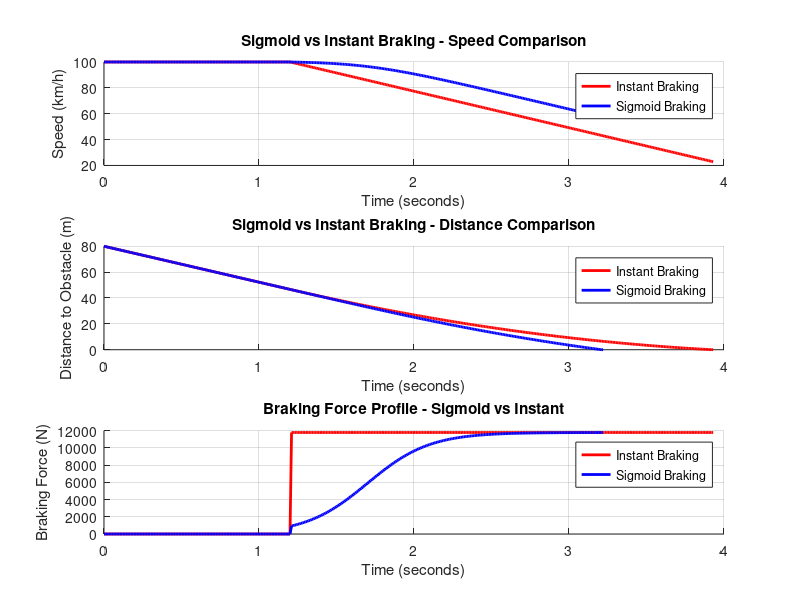

Write MATLAB code to recreate this figure.
%% AEB System - Sigmoid Braking
% Author: Garvit
% Tomas Bata University - July 2026

%% Parameters
m = 1500;
g = 9.81;
mu = 0.8;
dt = 0.01;
v0 = 100/3.6;
d0 = 80;
F_max = mu * m * g;
TTC_threshold = 2.0;
t_reaction = 0.3;

t = 0:dt:10;
n = length(t);

%% Two scenarios - instant vs sigmoid
figure(10)
clf

scenarios = {'Instant Braking', 'Sigmoid Braking'};
colors = {'r', 'b'};

fprintf('=== SIGMOID vs INSTANT BRAKING ===\n')

for s = 1:2
    v = zeros(1,n);
    d = zeros(1,n);
    brake_force = zeros(1,n);
    v(1) = v0;
    d(1) = d0;
    
    aeb_triggered = false;
    aeb_trigger_time = 0;
    stop_idx = n;
    collision = 0;
    
    for i = 2:n
        if v(i-1) > 0
            TTC = d(i-1) / v(i-1);
        else
            TTC = inf;
        end
        
        if TTC <= TTC_threshold && ~aeb_triggered
            aeb_triggered = true;
            aeb_trigger_time = t(i);
        end
        
        if aeb_triggered
            t_since = t(i) - aeb_trigger_time - t_reaction;
            
            if s == 1
                % Instant braking
                if t_since >= 0
                    brake_force(i) = F_max;
                end
            else
                % Sigmoid braking
                if t_since >= 0
                    sigmoid = 1 / (1 + exp(-5 * (t_since - 0.5)));
                    brake_force(i) = F_max * sigmoid;
                end
            end
        end
        
        a = brake_force(i) / m;
        v(i) = v(i-1) - a * dt;
        if v(i) < 0
            v(i) = 0;
        end
        
        d(i) = d(i-1) - v(i-1) * dt;
        
        if d(i) <= 0
            d(i) = 0;
            stop_idx = i;
            collision = 1;
            fprintf('%s: COLLISION at %.2fs\n', scenarios{s}, t(i))
            break
        end
        if v(i) == 0
            stop_idx = i;
            fprintf('%s: SAFE STOP at %.2fs | Remaining: %.2fm\n', scenarios{s}, t(stop_idx), d(stop_idx))
            break
        end
    end
    
    subplot(3,1,1)
    hold on
    plot(t(1:stop_idx), v(1:stop_idx)*3.6, colors{s}, 'LineWidth', 2)
    
    subplot(3,1,2)
    hold on
    plot(t(1:stop_idx), d(1:stop_idx), colors{s}, 'LineWidth', 2)
    
    subplot(3,1,3)
    hold on
    plot(t(1:stop_idx), brake_force(1:stop_idx), colors{s}, 'LineWidth', 2)
end

subplot(3,1,1)
xlabel('Time (seconds)')
ylabel('Speed (km/h)')
title('Sigmoid vs Instant Braking - Speed Comparison')
legend(scenarios)
grid on

subplot(3,1,2)
xlabel('Time (seconds)')
ylabel('Distance to Obstacle (m)')
title('Sigmoid vs Instant Braking - Distance Comparison')
legend(scenarios)
grid on

subplot(3,1,3)
xlabel('Time (seconds)')
ylabel('Braking Force (N)')
title('Braking Force Profile - Sigmoid vs Instant')
legend(scenarios)
grid on

fprintf('==================================\n')
fprintf('Sigmoid braking is more comfortable\n')
fprintf('Instant braking stops slightly faster\n')
fprintf('Real AEB uses sigmoid for passenger comfort\n')
fprintf('==================================\n')
